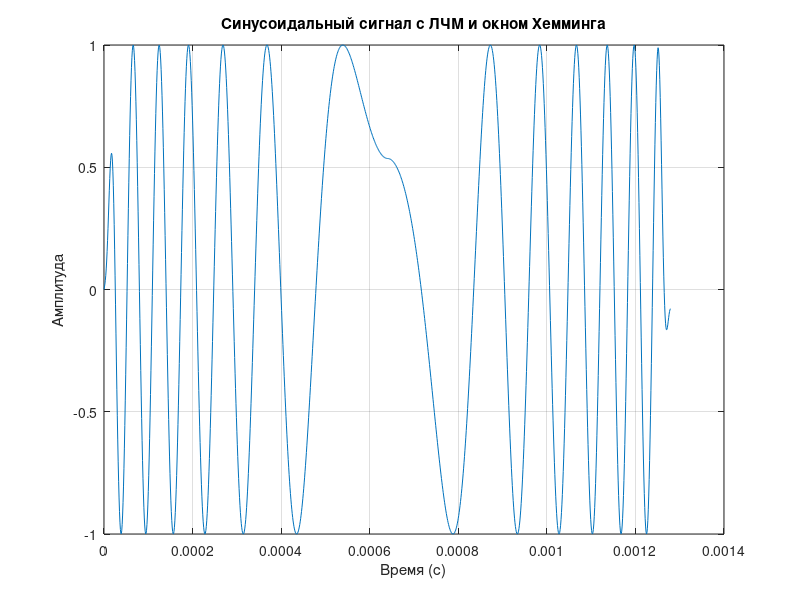
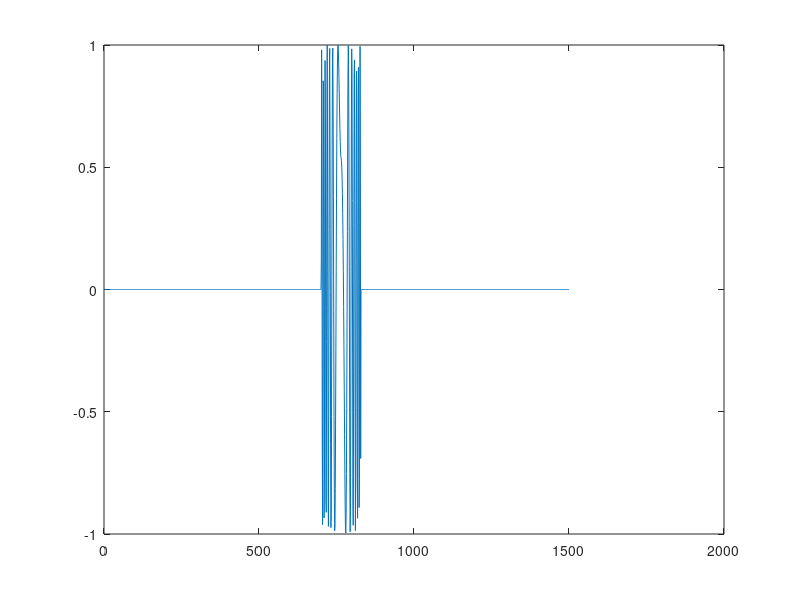
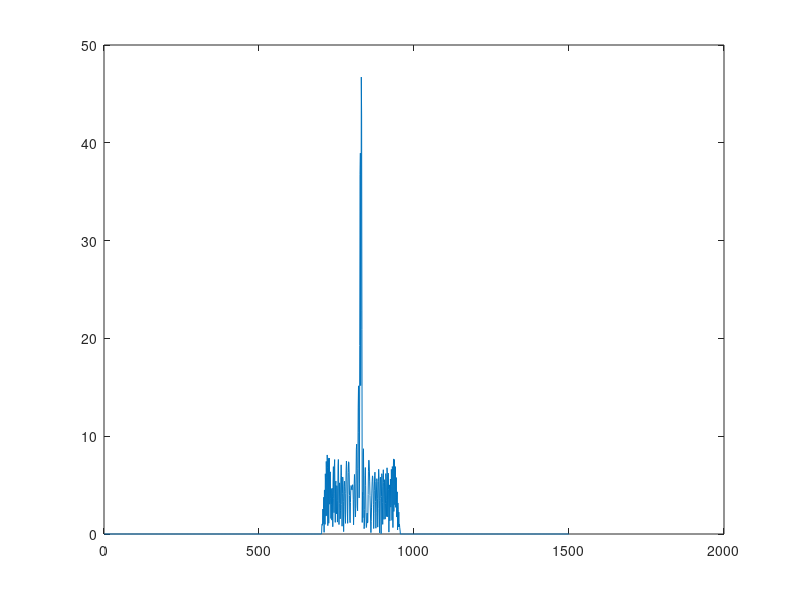

Source code (MATLAB) for these figures, in order:
clear;
clc;

fs = 1000000;       
N = 640;           % Количество отсчетов
Ts = 1/fs;          
f_begin = 0;        % Начальная частота
f_end = 20000;      % Конечная частота

% Расчет угловых частот
f1 = f_begin;       % Начальная частота
f2 = f_end;         % Конечная частота

dp1 = 2 * pi * f1 * Ts;  % Начальная угловая частота
dp2 = 2 * pi * f2 * Ts;  % Конечная угловая частота
ddp = (dp2 - dp1) / N;    % Изменение угловой частоты на каждом шаге

p = 0;                 % Начальное значение фазы
dp = dp2;              % Начальное значение угловой частоты

% Генерация сигнала
y = zeros(1, 2*N);    % Предварительное выделение памяти для сигнала

for i = 1:N
    y(i) = sin(p);    % Вычисление значения синуса
    p = p + dp;       % Обновление фазы
    dp = dp - ddp;    % Обновление угловой частоты
end

for i = N+1:2*N
    y(i) = sin(p);    % Вычисление значения синуса
    p = p + dp;       % Обновление фазы
    dp = dp + ddp;    % Обновление угловой частоты
end


window = hamming(60)';  % Генерация окна Хемминга
y_windowed = zeros(1, 2*N); % Применение окна к сигналу
for j = 1:30
    y_windowed(j) = y(j) .* window(j);
end

for j = 31:N*2-30
    y_windowed(j) = y(j);
end

for j = N*2-29:N*2
    y_windowed(j) = y(j) .* window(j-N*2+60);
end


t = (0:2*N-1) * Ts;     % Временной вектор
figure;
plot(t, y_windowed);
title('Синусоидальный сигнал с ЛЧМ и окном Хемминга');
xlabel('Время (с)');
ylabel('Амплитуда');
grid on;


z = zeros(1,15000);
noise = randn(size(z));
z(7000:8279)=y;%Задержка сигнала(модель отражения от цели)
%z=z+noise;

%filename = 'test.wav';
%audiowrite(filename,z,fs);

z=z(1:10:length(z));
y=y(1:10:length(y));
yfilter=abs(filter(y,1,z));%Согласованный фильтр
figure;
plot(z);
figure;
plot(yfilter);
[max,index] = max(yfilter(:));
c=3*100000000;
Distance=(c/2)*(index*(1/(fs/10))/1000); 
disp(Distance);
%load handel.mat;

